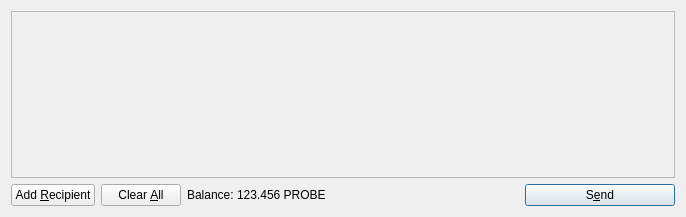
<?xml version="1.0" encoding="UTF-8"?>
<ui version="4.0">
 <class>SendCoinsDialog</class>
 <widget class="QDialog" name="SendCoinsDialog">
  <property name="geometry">
   <rect>
    <x>0</x>
    <y>0</y>
    <width>686</width>
    <height>217</height>
   </rect>
  </property>
  <property name="windowTitle">
   <string>Send Coins</string>
  </property>
  <layout class="QVBoxLayout" name="verticalLayout">
   <item>
    <widget class="QScrollArea" name="scrollArea">
     <property name="widgetResizable">
      <bool>true</bool>
     </property>
     <widget class="QWidget" name="scrollAreaWidgetContents">
      <property name="geometry">
       <rect>
        <x>0</x>
        <y>0</y>
        <width>666</width>
        <height>162</height>
       </rect>
      </property>
      <layout class="QVBoxLayout" name="verticalLayout_2">
       <property name="margin">
        <number>0</number>
       </property>
       <item>
        <layout class="QVBoxLayout" name="entries">
         <property name="spacing">
          <number>6</number>
         </property>
        </layout>
       </item>
       <item>
        <spacer name="verticalSpacer">
         <property name="orientation">
          <enum>Qt::Vertical</enum>
         </property>
         <property name="sizeHint" stdset="0">
          <size>
           <width>20</width>
           <height>40</height>
          </size>
         </property>
        </spacer>
       </item>
      </layout>
     </widget>
    </widget>
   </item>
   <item>
    <layout class="QHBoxLayout" name="horizontalLayout">
     <item>
      <widget class="QPushButton" name="addButton">
       <property name="toolTip">
        <string>Send to multiple recipients at once</string>
       </property>
       <property name="text">
        <string>Add &amp;Recipient</string>
       </property>
       <property name="icon">
        <iconset resource="../bitcoin.qrc">
         <normaloff>:/icons/add</normaloff>:/icons/add</iconset>
       </property>
       <property name="autoDefault">
        <bool>false</bool>
       </property>
      </widget>
     </item>
     <item>
      <widget class="QPushButton" name="clearButton">
       <property name="sizePolicy">
        <sizepolicy hsizetype="Minimum" vsizetype="Fixed">
         <horstretch>0</horstretch>
         <verstretch>0</verstretch>
        </sizepolicy>
       </property>
       <property name="toolTip">
        <string>Remove all transaction fields</string>
       </property>
       <property name="text">
        <string>Clear &amp;All</string>
       </property>
       <property name="icon">
        <iconset resource="../bitcoin.qrc">
         <normaloff>:/icons/remove</normaloff>:/icons/remove</iconset>
       </property>
       <property name="autoRepeatDelay">
        <number>300</number>
       </property>
       <property name="autoDefault">
        <bool>false</bool>
       </property>
      </widget>
     </item>
     <item>
      <layout class="QHBoxLayout" name="horizontalLayout_2">
       <property name="spacing">
        <number>3</number>
       </property>
       <item>
        <widget class="QLabel" name="label">
         <property name="text">
          <string>Balance:</string>
         </property>
        </widget>
       </item>
       <item>
        <widget class="QLabel" name="labelBalance">
         <property name="cursor">
          <cursorShape>IBeamCursor</cursorShape>
         </property>
         <property name="text">
          <string>123.456 PROBE</string>
         </property>
         <property name="textInteractionFlags">
          <set>Qt::LinksAccessibleByMouse|Qt::TextSelectableByKeyboard|Qt::TextSelectableByMouse</set>
         </property>
        </widget>
       </item>
      </layout>
     </item>
     <item>
      <spacer name="horizontalSpacer">
       <property name="orientation">
        <enum>Qt::Horizontal</enum>
       </property>
       <property name="sizeHint" stdset="0">
        <size>
         <width>40</width>
         <height>20</height>
        </size>
       </property>
      </spacer>
     </item>
     <item>
      <widget class="QPushButton" name="sendButton">
       <property name="minimumSize">
        <size>
         <width>150</width>
         <height>0</height>
        </size>
       </property>
       <property name="toolTip">
        <string>Confirm the send action</string>
       </property>
       <property name="text">
        <string>S&amp;end</string>
       </property>
       <property name="icon">
        <iconset resource="../bitcoin.qrc">
         <normaloff>:/icons/send</normaloff>:/icons/send</iconset>
       </property>
       <property name="default">
        <bool>true</bool>
       </property>
      </widget>
     </item>
    </layout>
   </item>
  </layout>
 </widget>
 <resources>
  <include location="../bitcoin.qrc"/>
 </resources>
 <connections/>
</ui>
